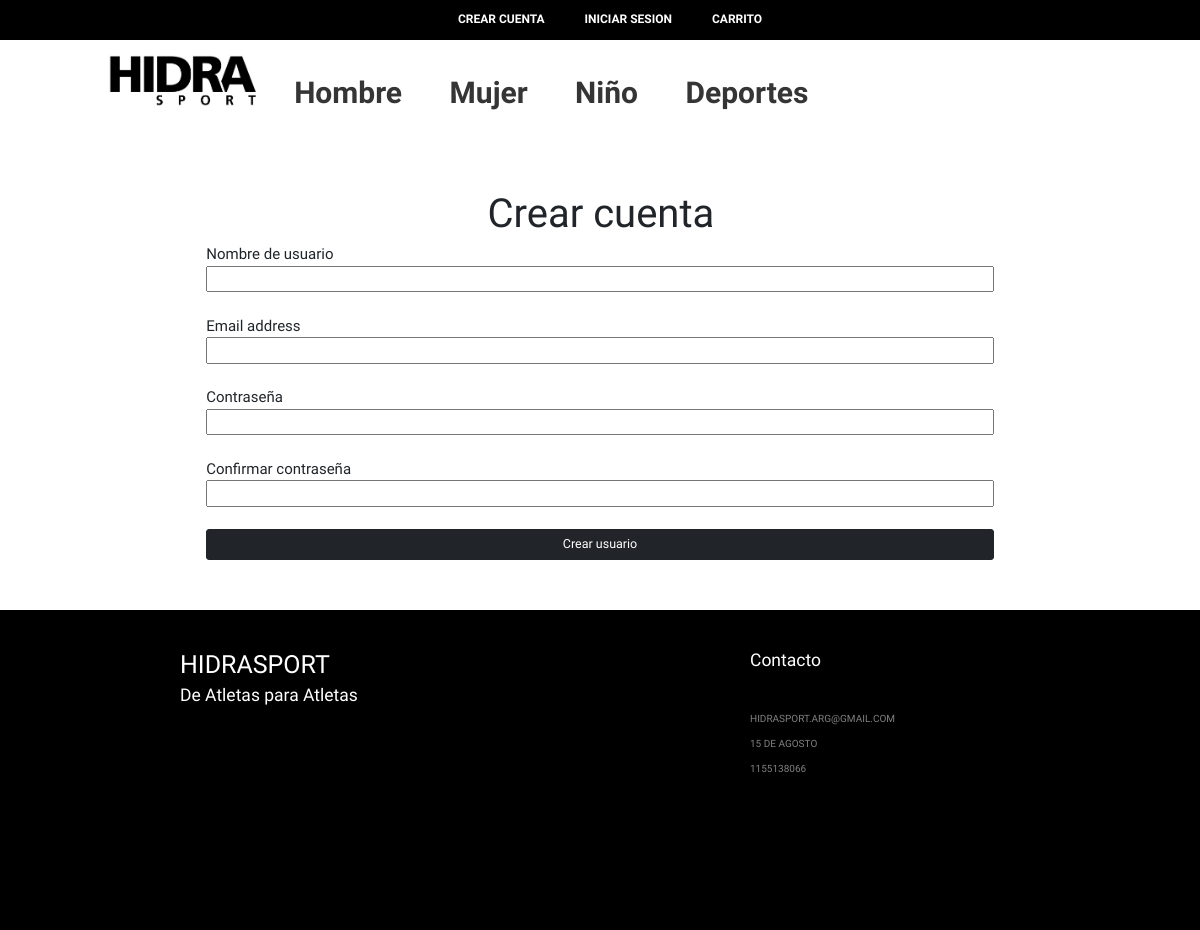
Screenshot of /register/ with the database file from the repository.
### store/models.py (models this page shows, shortened)
class Categorias(models.Model):
    nombre = models.CharField(max_length=20)
    destacada = models.BooleanField(default=False)
    imagen = models.ImageField(upload_to='images/')

### register/views.py (the view)
# urls.py: path('register/', V.register, name="register"),
def register(request):
    destacadas=Categorias.objects.filter(destacada=True)
    form = CreateUserForm()
    if request.method == "POST":
        form = CreateUserForm(request.POST)
        if form.is_valid():
            new_user = form.save()
            new_user = authenticate(username=form.cleaned_data['username'],
                                    password=form.cleaned_data['password1'],
                                    )
            login(request, new_user)
            return redirect("index")
    else:
        form = CreateUserForm()
    context = {
        "form":form,
        'destacadas':destacadas}
    return render(request, 'register/register.html', context)

### register/forms.py (shortened to what this page needs)
class CreateUserForm(UserCreationForm):
    class Meta:
        model = User
        fields = ['username', 'email', 'password1', 'password2']

### cart/context_processor.py (called while the page is built)
def cart_total_amount(request):
	if request.user.is_authenticated:
		cart = Cart(request)
		total_bill = 0.0
		for key,value in request.session['cart'].items():
			total_bill = total_bill + (float(value['price']) * value['quantity'])
		return {'cart_total_amount' : total_bill}
	else:
		return {'cart_total_amount' : 0}

### register/templates/register/register.html (shortened to what this page needs)
{% extends 'base.html' %}
{% load crispy_forms_tags %}
{% block page_content %}
<div class="container creation-form">
    <h1>Crear cuenta</h1>
    <form method="post" action="">
        <label for="{{form.username.label}}">Nombre de usuario</label><br>
        {{form.username}}<br><br>
        <label for="{{form.email.label}}">{{form.email.label}}</label><br>
        {{form.email}}<br><br>
        <label for="{{form.password1.label}}">Contraseña</label><br>
        {{form.password1}}<br><br>
        <label for="{{form.password2.label}}">Confirmar contraseña</label><br>
        {{form.password2}}<br><br>
        <input type="submit" value="Crear usuario" name="Crear usuario" class="btn btn-dark btn-lg btn-block">
    </form>
</div>
{% endblock %}

### hidrasport/templates/base.html (shortened to what this page needs)
{% load static %}
<head>
    <link rel="stylesheet" href="https://cdnjs.cloudflare.com/ajax/libs/font-awesome/4.7.0/css/font-awesome.min.css">
    <link href="https://cdn.jsdelivr.net/npm/bootstrap@5.0.0-beta3/dist/css/bootstrap.min.css" rel="stylesheet">
    <link href="//netdna.bootstrapcdn.com/font-awesome/3.2.1/css/font-awesome.css" rel="stylesheet">
    <link rel='stylesheet' href='https://cdn.jsdelivr.net/npm/sweetalert2@10.10.1/dist/sweetalert2.min.css'>
    <link rel="stylesheet" href="{% static 'style.css' %}">
    <link rel="stylesheet" href="{% static 'navStyle.css' %}">
</head>
<section class="top-line">
    <div class="container-top-line ">
        <ul class="top-list d-flex justify-content-center">
            {% if user.is_authenticated %}
            <li class="top-item">
                Bienvenido {{user.username}}
            </li>
            <li class="top-item"><a href="/logout/">Salir</a></li>
            {% else %}
            <li class="top-item"><a href="/register">Crear Cuenta</a></li>
            <li class="top-item"><a href="/login/">Iniciar sesion</a></li>
            {% endif %}
            <li class="top-item"><a href="/cart_detail/">carrito</a></li>
        </ul>
    </div>
</section>
<nav id="nav-desktop" class="nav-desktop d-flex justify-content-center">
    <div class="nav-bar col-sm-10 row">
        <div class="col-sm-3 col-xl-2"><a href="/"><img src="{% static 'logo.jpeg' %}" class="logo" alt=""></a></div>
        <ul class="col-sm-9 col-xl-8 menu">
            {% for cat in destacadas %}
            <li><a href="/productos/{{cat.nombre}}">{{cat.nombre}}</a>
            </li>
            {% endfor %}
        </ul>
        <div class="col-sm-2" id="search-basket">
        </div>
    </div>
</nav>
{% block page_content %}
{% endblock %}
<section class="footer">
    <div class="container">
        <div class="row d-flex justify-content-center">
            <div class="col-sm-3">
                <h1>HIDRASPORT</h1>
                <h2>De Atletas para Atletas</h2>
                <div class="row social">
                    <div class="social-icon">
                    </div>
                    <div class="social-icon">
                    </div>
                    <div class="social-icon">
                    </div>
                    <div class="social-icon">
                    </div>
                </div>
            </div>
            <div class="col-sm-3"></div>
            <div class="col-sm-3">
                <h2> Contacto</h2>
                <p>HIDRASPORT.ARG@GMAIL.COM</p>
                <p>15 DE AGOSTO</p>
                <p>1155138066</p>
            </div>
        </div>
    </div>
</section>

### static/style.css (style rules this page uses)
a { font-family: 'Signika', sans-serif; }
.top-item a { text-decoration: none; color: white; }
ul { list-style: none; }
p { font-size: 1.6rem; }
img { width: 100%; max-width: 100%; height: auto; }
section { padding: 0 0; }
.creation-form { font-size: 1.5rem; margin: 5rem auto; }
.creation-form h1 { font-size: 4rem; margin-left: 40%; }
.creation-form form { margin: auto; width: 70%; }
.creation-form input { width: 100%; }
.footer { width: 100%; font-size: 1rem; color: white; background-color: black; height: 15vh; padding-top: 4rem; min-height: 40vh; }
.footer h2 { font-size: 1.75rem; margin-bottom: 4rem; }
.footer p { font-size: 1rem; }
.social { margin-left: 1rem; }
.social-icon { margin-left: 1rem; margin-top: 3rem; }
.footer p { color: grey; }

### static/navStyle.css (style rules this page uses)
a { text-decoration: none; }
.top-line { position: relative; color: white; width: 100%; height: 4rem; z-index: 2; background-color: black; font-size: 1.2rem; font-weight: bold; text-transform: uppercase; vertical-align: middle; text-align: center; }
.top-list { padding-top: 1rem; }
.top-item { margin: 0rem 2rem; }
nav { background-color: white; font-size: 3rem; z-index: 6; }
.nav-bar { margin-top: 1.5rem; }
nav ul { list-style: none; }
.menu > li { display: inline-block; }
.menu > li > a { display: block; padding: 15px 20px; color: #353535; font-weight: 700; text-decoration: none; }

### rows the page displays
Categorias: nombre "Hombre"
Categorias: nombre "Mujer"
Categorias: nombre "Niño"
Categorias: nombre "Deportes"
